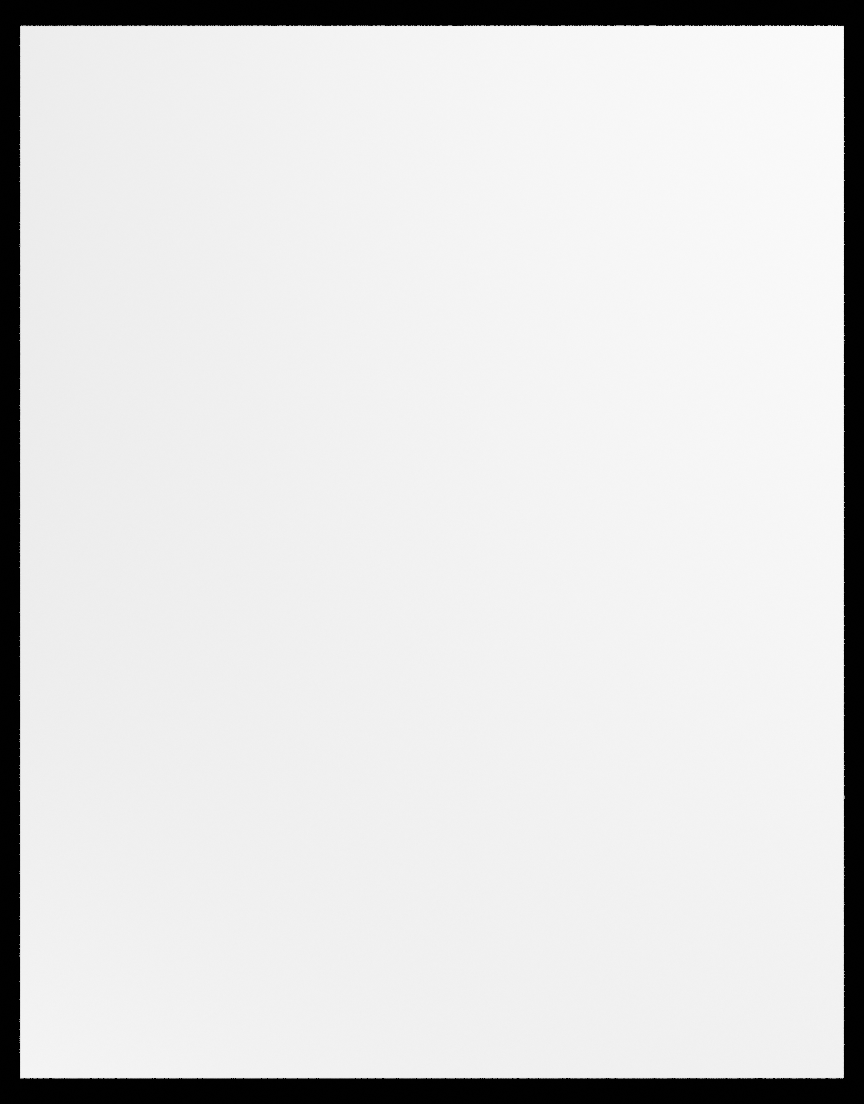
#> input picture data/render_crumple_v8/val_frame_0044.png, 864 x 1104 px, found by its file name; its folder holds 3 pictures in this run
$ python make_crumple_collage.py
#> lines starting #> are read from the running program, lines starting #| are printed output that depends on the picture; after the words box and inside, x2 and y2 are one past the last pixel; in counts of white or black regions, pixels touching at a corner belong together

import cv2
import numpy as np
import os

INPUT_DIR = "/workspaces/codespaces-jupyter/data/render_crumple_v8"
OUTPUT_FILE = os.path.join(INPUT_DIR, "collage_v8.png")

def make_collage():
    # Order: Flat (44) -> Crumpled (33)
    # We want to show the progression: 44, 42, 40, 33
    frames = [44, 42, 40, 33]
    images = []

    images_ref = []
    images_gen = []

    # Path to Reference Frames
    REF_DIR = "/workspaces/codespaces-jupyter/data/frames_ref"

    for f in frames:
        # Load Gen
        path_gen = os.path.join(INPUT_DIR, f"val_frame_{f:04d}.png")
        # Load Ref
        path_ref = os.path.join(REF_DIR, f"frame_{f:04d}.png")

        img_gen = None
        img_ref = None

        if os.path.exists(path_gen):
            img_gen = cv2.imread(path_gen)
#> img_gen is the input picture: shape (1104, 864, 3); min 0, max 251, mean 220
            cv2.putText(img_gen, f"Gen {f}", (50, 100), cv2.FONT_HERSHEY_SIMPLEX, 2, (0, 255, 0), 3) # Green text
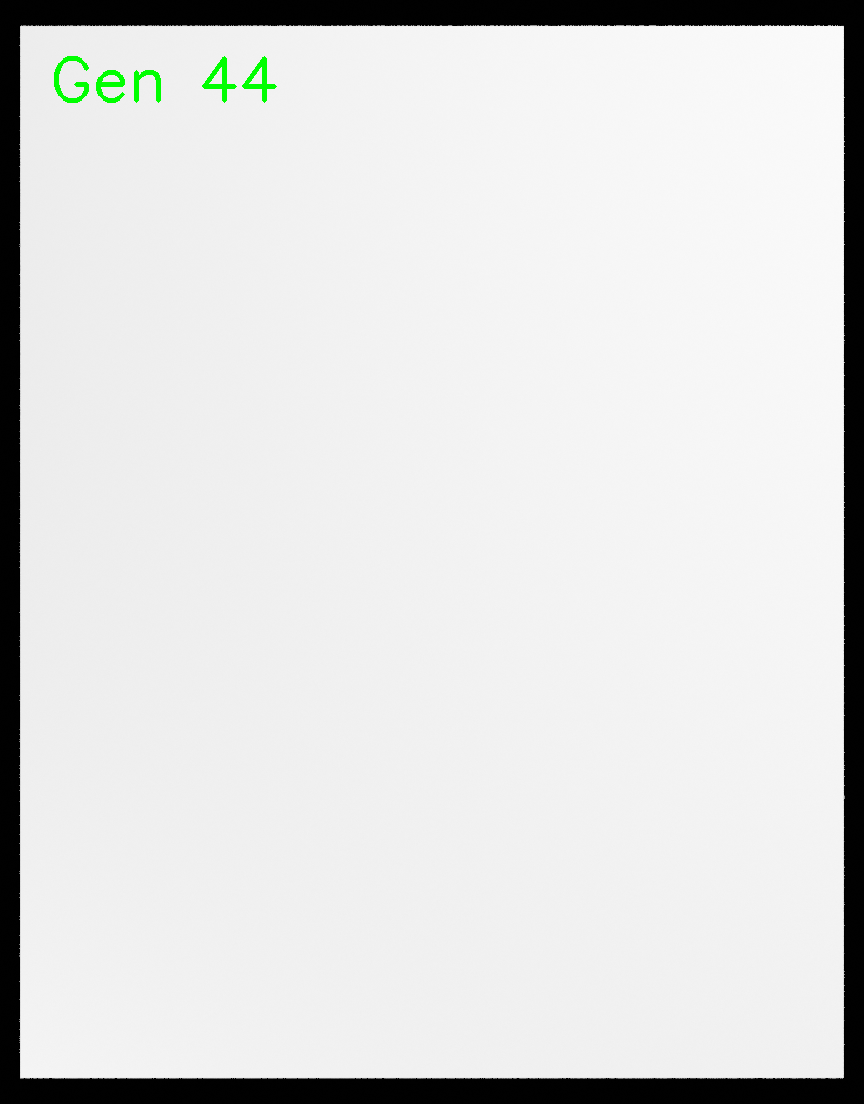
#> img_gen: shape (1104, 864, 3); 0.25% of pixels changed, all inside (x1, y1, x2, y2) = (54, 56, 277, 103)
#> pass 3 of the loop in make_collage, `for f in frames:`:
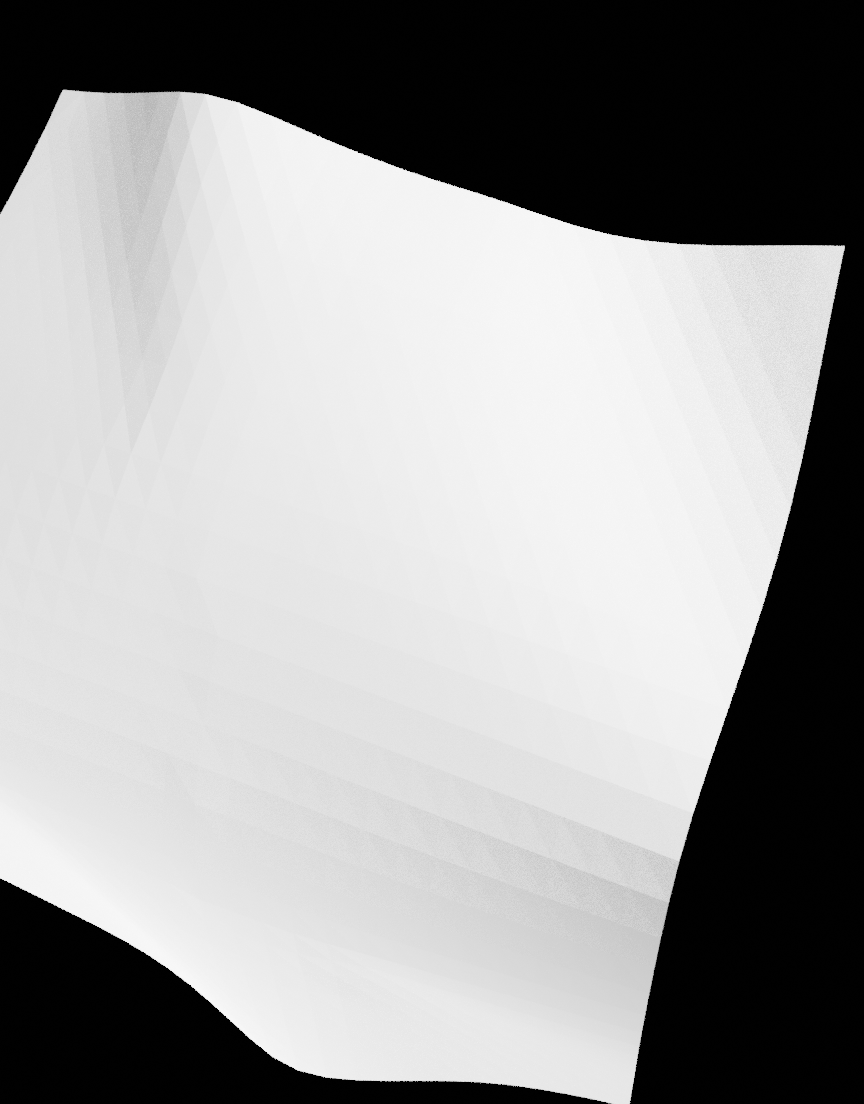
#> input picture data/render_crumple_v8/val_frame_0040.png, 864 x 1104 px, found by its file name
#> in make_collage, img_gen is the input picture: shape (1104, 864, 3); min 0, max 248, mean 156.4
#> in make_collage, `cv2.putText(img_gen, f"Gen {f}", (50, 100), cv2.FONT_HERSHEY_SIMPLEX, ..`:
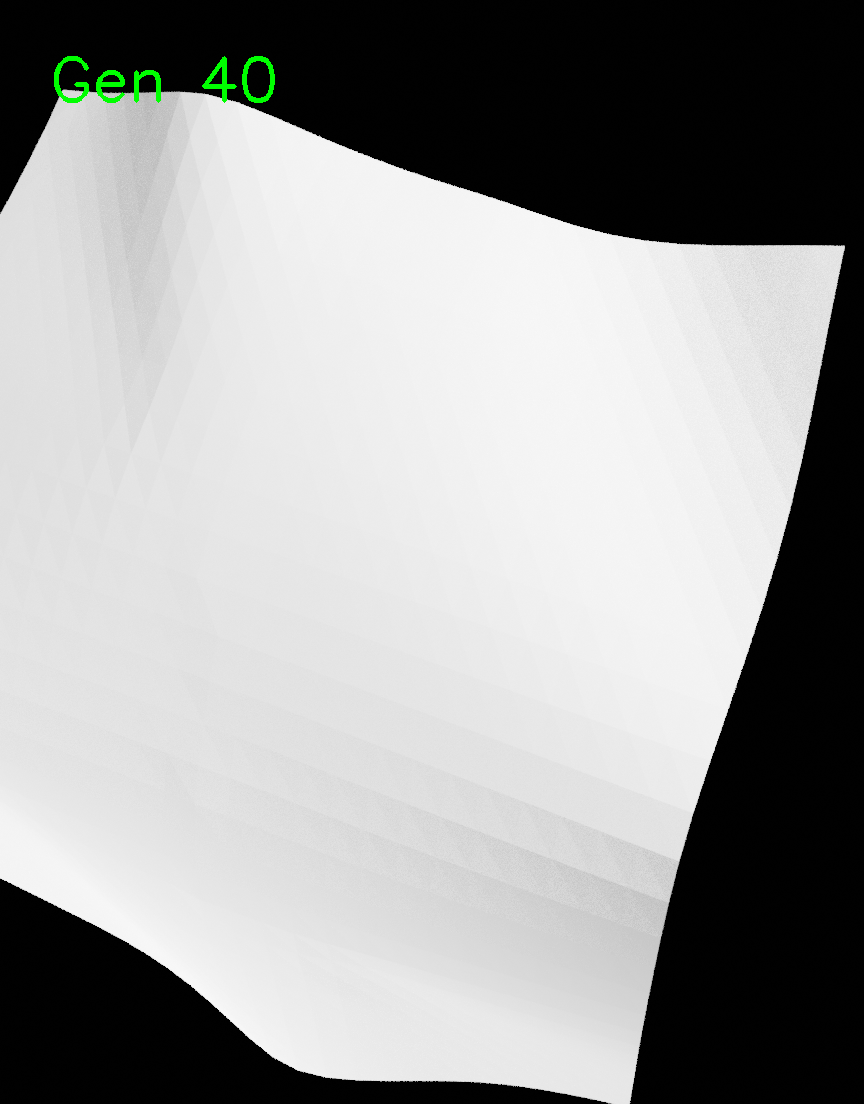
#> img_gen: shape (1104, 864, 3); 0.26% of pixels changed, all inside (x1, y1, x2, y2) = (54, 56, 275, 103)
#> the loop made 4 passes; the first 3 are shown
        else:
            print(f"Warning: Gen {path_gen} not found")
            # Create black placeholder
            img_gen = np.zeros((1104, 864, 3), dtype=np.uint8)

        if os.path.exists(path_ref):
            img_ref = cv2.imread(path_ref)
            cv2.putText(img_ref, f"Ref {f}", (50, 100), cv2.FONT_HERSHEY_SIMPLEX, 2, (0, 0, 255), 3) # Red text
        else:
            print(f"Warning: Ref {path_ref} not found")
            img_ref = np.zeros((1104, 864, 3), dtype=np.uint8)

        images_gen.append(img_gen)
        images_ref.append(img_ref)

    if len(images_gen) != 4:
        return

    # Stack:
    # Row 1: Ref 44, Ref 42, Ref 40, Ref 33
    # Row 2: Gen 44, Gen 42, Gen 40, Gen 33

    row_ref = np.hstack(images_ref)
#> row_ref: shape (1104, 3456, 3); every value is 0
    row_gen = np.hstack(images_gen)
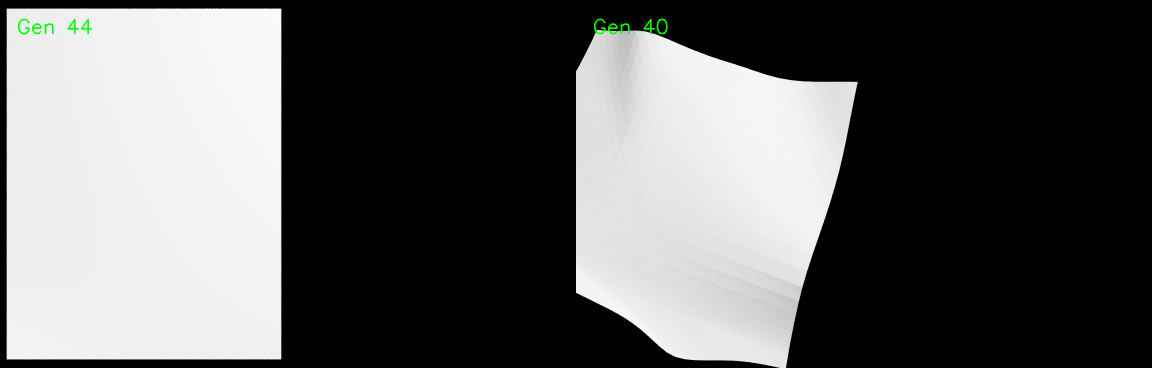
#> row_gen: shape (1104, 3456, 3) (shown at 1/3 size); mean of channels 0, 1, 2 93.9, 94.3, 93.9; drawn as B, G, R

    grid = np.vstack((row_ref, row_gen))
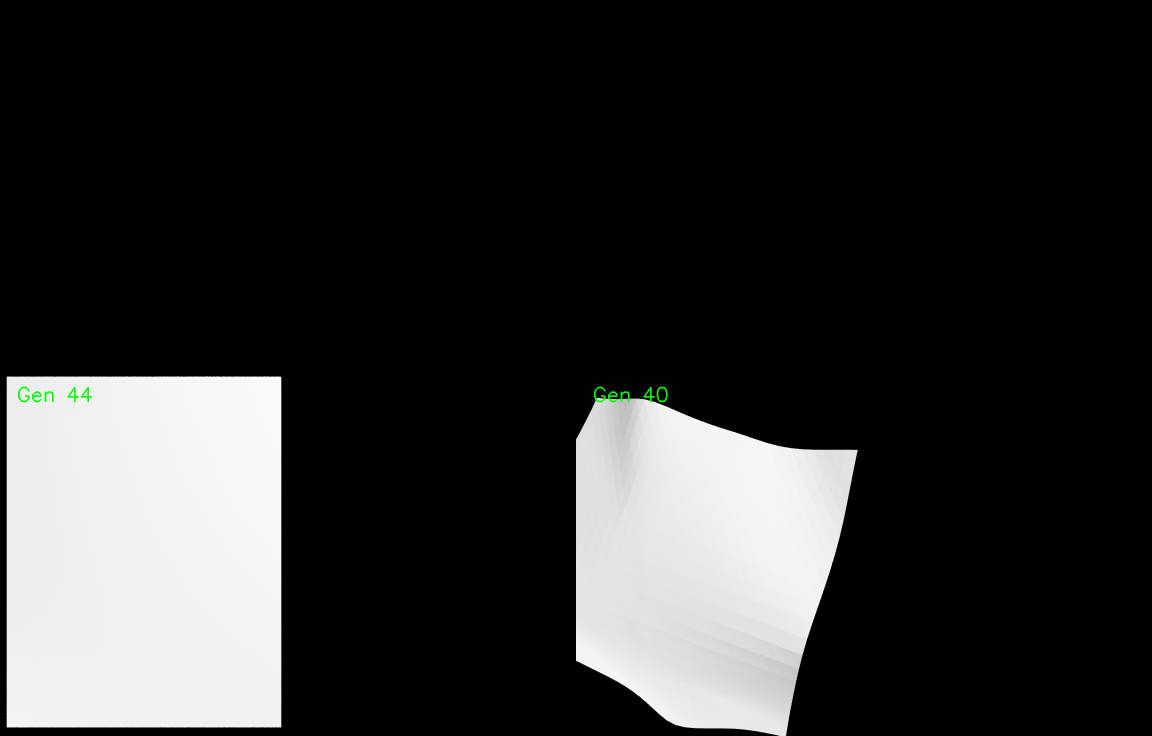
#> grid: shape (2208, 3456, 3) (shown at 1/3 size); mean of channels 0, 1, 2 47, 47.1, 47; drawn as B, G, R

    cv2.imwrite(OUTPUT_FILE, grid)
    print(f"Saved comparison collage to {OUTPUT_FILE}")

if __name__ == "__main__":
    make_collage()
